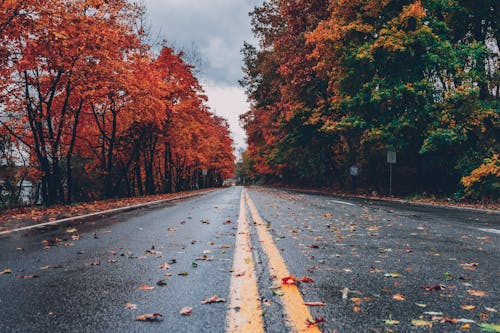
#> input picture data/img.png, 500 x 333 px
$ python generate_residual_images.py
#> lines starting #> are read from the running program, lines starting #| are printed output that depends on the picture; long printed decimals are rounded
from os import makedirs
from os.path import exists

from cv2 import GaussianBlur, normalize, imread, blur, NORM_MINMAX, imwrite, IMREAD_GRAYSCALE
from numpy import abs, mean, float32, uint8, ndarray


def recursive_box_filter(image: ndarray, n: int) -> ndarray:
    """Applies a 3x3 box filter recursively n times and returns the residual image.

    Args:
        image (np.ndarray): Input image.
        n (int): Number of iterations.

    Returns:
        np.ndarray: Residual image after applying the recursive box filter.
    """
    # Convert image to float32 to prevent data loss
    smooth = image.astype(float32)

    # Apply the box filter n times
    for _ in range(n):
        smooth = blur(smooth, (3, 3))

    # Compute the residual image
    residual = image.astype(float32) - smooth

    return residual


def gaussian_filter_residual(image: ndarray, k: int) -> ndarray:
    """Applies a Gaussian filter with size (2k+1)x(2k+1) and returns the residual image.

    Args:
        image (np.ndarray): Input image.
        k (int): Kernel size parameter.

    Returns:
        np.ndarray: Residual image after applying the Gaussian filter.
    """
    # Convert image to float32
    image_float = image.astype(float32)

    # Apply Gaussian filter
    kernel_size = (2 * k + 1, 2 * k + 1)
    smooth = GaussianBlur(image_float, kernel_size, 0)

    # Compute the residual image
    residual = image_float - smooth

    return residual


def main():
    """Example usage of recursive_box_filter and gaussian_filter_residual."""
    # Create a results directory if it doesn't exist
    if not exists('results'):
        makedirs('results')

    # Load an example image
    image = imread('../../data/img.png', IMREAD_GRAYSCALE)
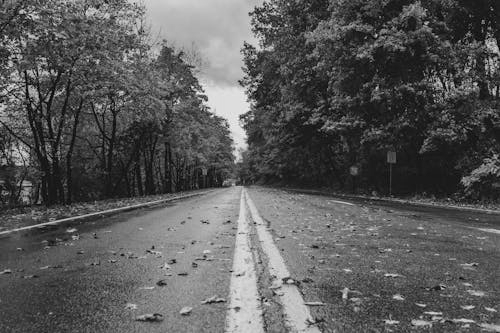
#> image: shape (333, 500); min 0, max 247, mean 89.6

    if image is None:
        print("Error: Image not found.")
        return

    # Apply recursive box filter and Gaussian filter, compare residuals
    for n in range(1, 31):
        residual_box = recursive_box_filter(image, n)
        residual_gauss = gaussian_filter_residual(image, n + 1 if n <= 15 else 15)

        # Normalize residuals for saving
        residual_box_norm = normalize(residual_box, None, 0, 255, NORM_MINMAX)
        residual_box_norm = residual_box_norm.astype(uint8)
        imwrite(f'results/residual_box_n{n}.png', residual_box_norm)

        if n <= 15:
            residual_gauss_norm = normalize(residual_gauss, None, 0, 255, NORM_MINMAX)
            residual_gauss_norm = residual_gauss_norm.astype(uint8)
            imwrite(f'results/residual_gauss_k{n + 1}.png', residual_gauss_norm)

            # Compute the difference between the two residuals
            diff = abs(residual_box - residual_gauss)
            mean_abs_diff = mean(diff)
            print(f'For n = {n}, Mean Absolute Difference between residuals: {mean_abs_diff}')

            # Save difference image
            diff_norm = normalize(diff, None, 0, 255, NORM_MINMAX)
            diff_norm = diff_norm.astype(uint8)
            imwrite(f'results/residual_difference_n{n}.png', diff_norm)
#> this loop made 30 passes
#> mean_abs_diff on passes 1 to 12: 1.45, 1.15, 1.06, 1.21, 1.44, 1.68, 1.91, 2.14, 2.36, 2.58, 2.78, 2.98
#| For n = 1, Mean Absolute Difference between residuals: 1.452
#| For n = 2, Mean Absolute Difference between residuals: 1.149
#| For n = 3, Mean Absolute Difference between residuals: 1.057
#| For n = 4, Mean Absolute Difference between residuals: 1.212
#| For n = 5, Mean Absolute Difference between residuals: 1.442
#| For n = 6, Mean Absolute Difference between residuals: 1.679
#| For n = 7, Mean Absolute Difference between residuals: 1.913
#| For n = 8, Mean Absolute Difference between residuals: 2.141
#> (further printed lines are left out)
#> pass 1, in recursive_box_filter, `residual = image.astype(float32) - smooth`:
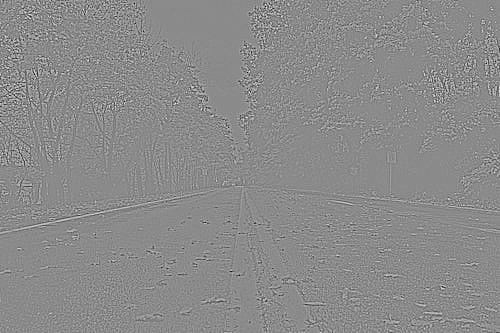
#> residual: shape (333, 500) float32; min -110.9, max 92.67, mean 0; drawn with min black and max white
#> pass 1, in gaussian_filter_residual, `smooth = GaussianBlur(image_float, kernel_size, 0)`:
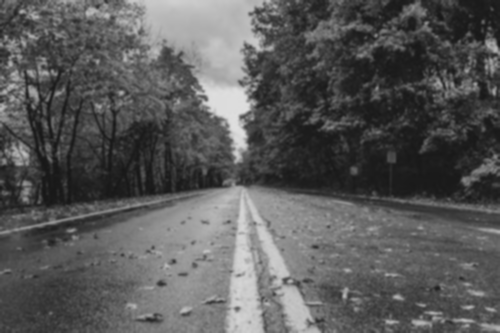
#> smooth: shape (333, 500) float32; min 23.23, max 223.6, mean 89.6
#> after the loop:
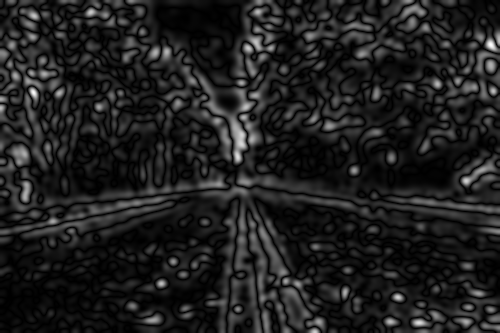
#> diff: shape (333, 500) float32; min 3.05e-05, max 28.54, mean 3.5; drawn with min black and max white
#> after the loop:
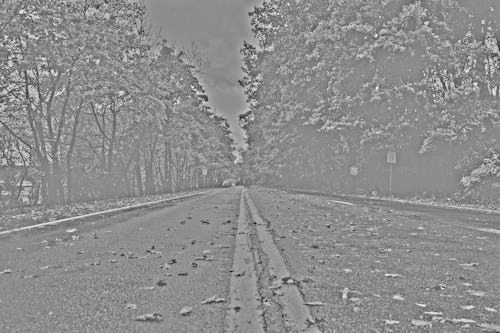
#> residual_box: shape (333, 500) float32; min -170.3, max 137.3, mean 0; drawn with min black and max white


if __name__ == '__main__':
    main()

$ run again, with data/noise.png copied over data/img.png
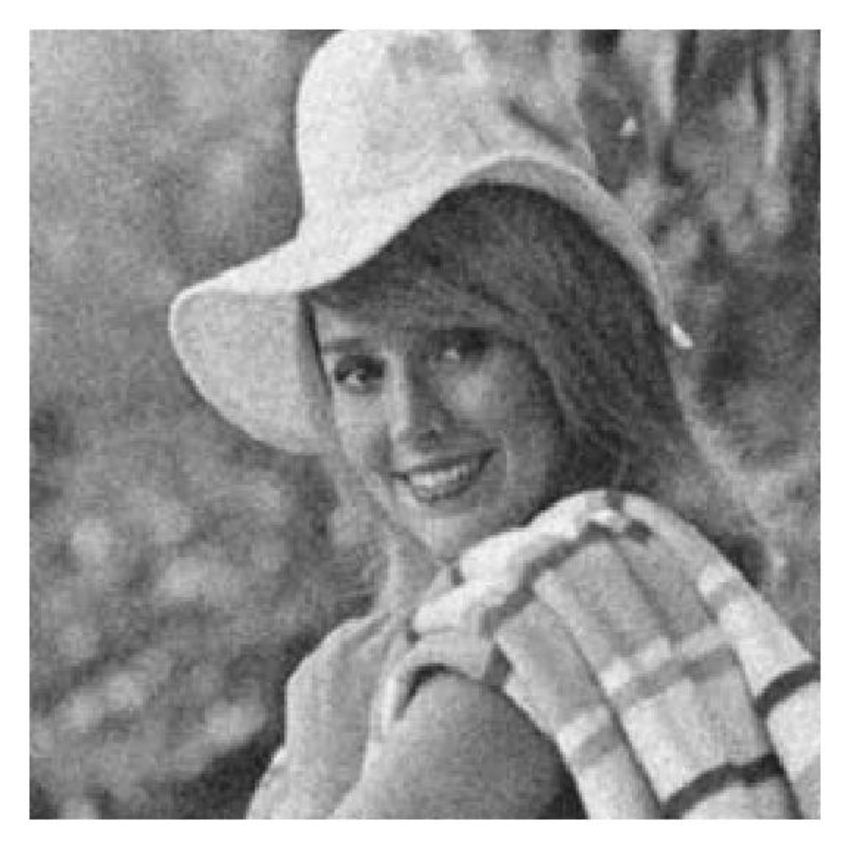
#> input picture data/noise.png, 850 x 849 px
#> in main, image is the input picture: shape (849, 850); min 21, max 255, mean 152.2
#> the loop in main, `for n in range(1, 31):` made 30 passes
#> mean_abs_diff on passes 1 to 8: 0.299, 0.377, 0.433, 0.577, 0.777, 0.999, 1.23, 1.47
#> (printed output is left out)
#> after the loop in main, `for n in range(1, 31):`:
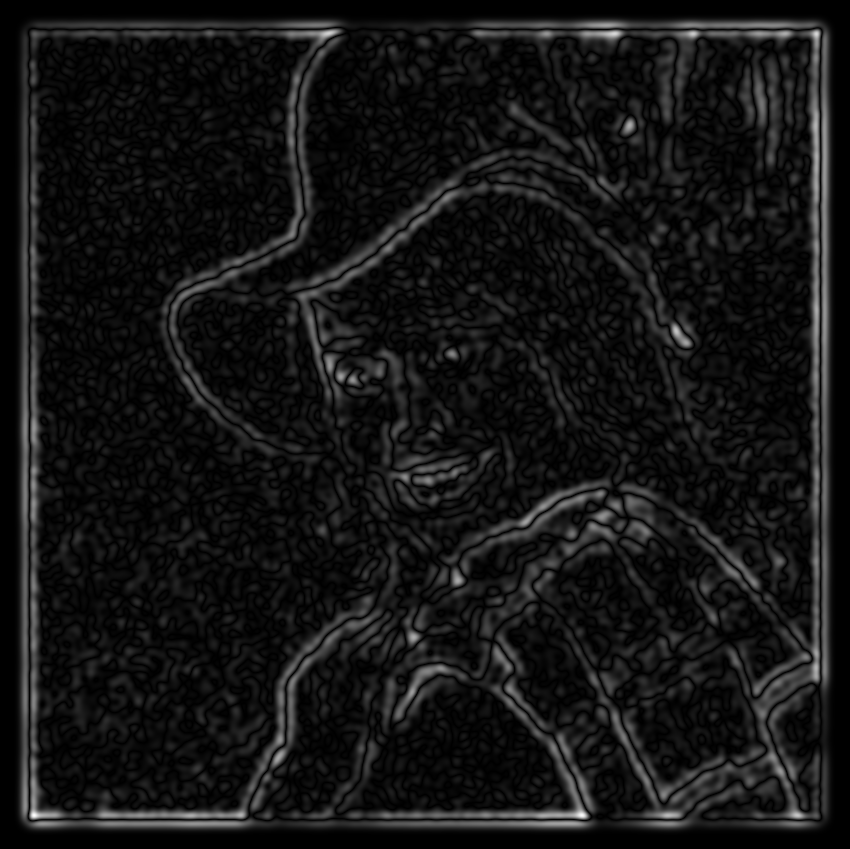
#> diff: shape (849, 850) float32; min 0, max 38.83, mean 3.2; drawn with min black and max white
#> after the loop in main, `for n in range(1, 31):`:
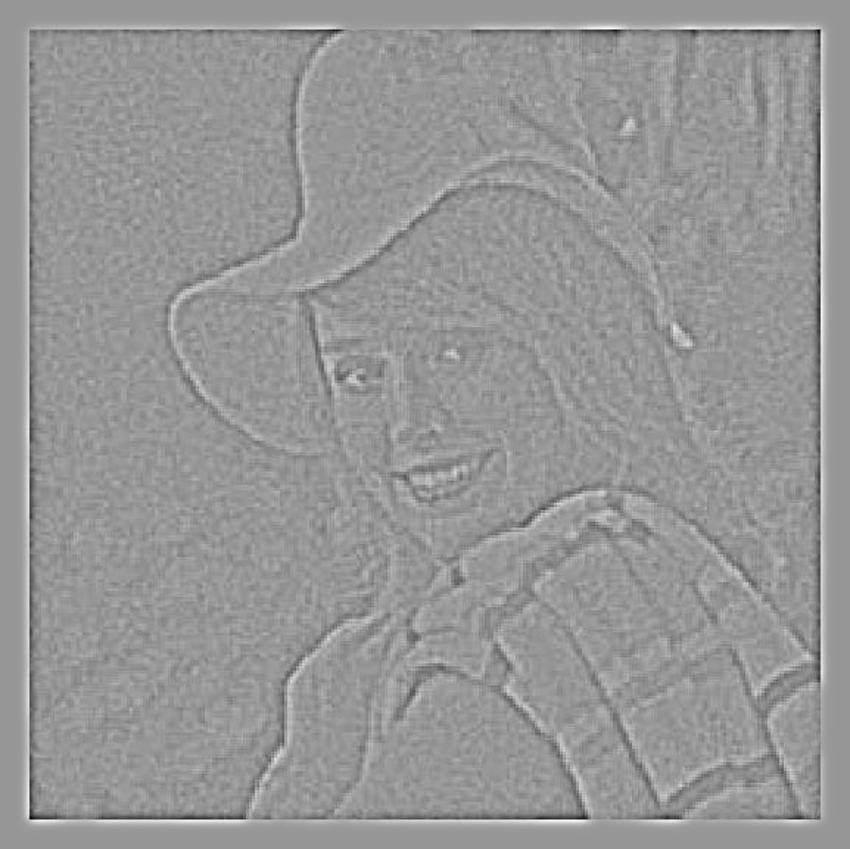
#> residual_box: shape (849, 850) float32; min -126, max 86.9, mean 0; drawn with min black and max white
